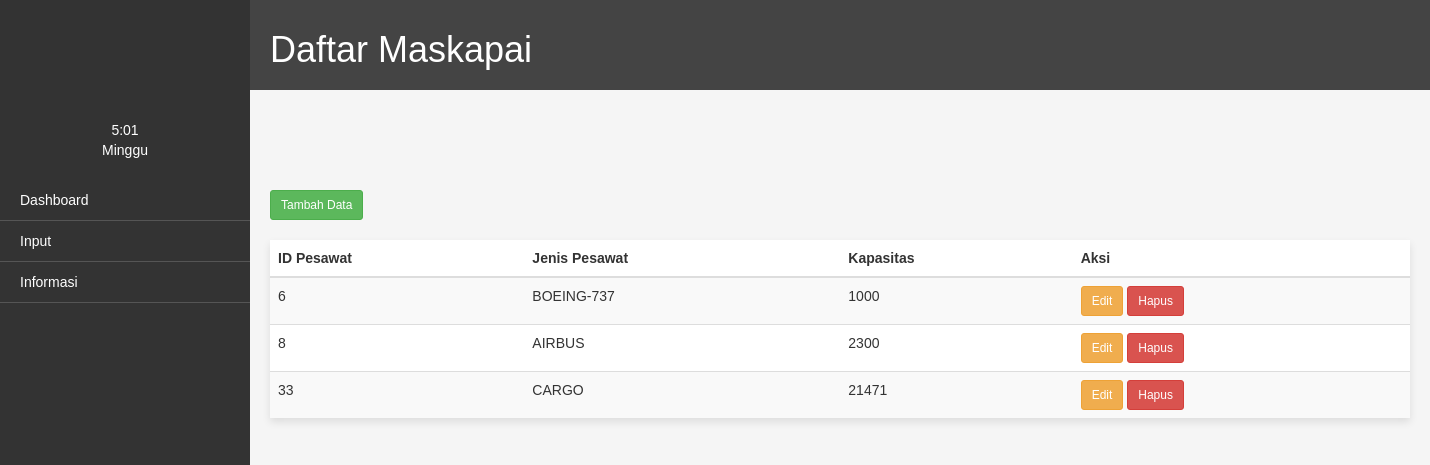
The app's page /index.php/pesawat_ctrl/daftar_pesawat with its own data.
### tables this page shows
CREATE TABLE `pesawat` (
  `id_pesawat` int(11) NOT NULL,
  `jenis_pesawat` varchar(50) DEFAULT NULL,
  `kapasitas` int(11) DEFAULT NULL
);

### application/controllers/pesawat_ctrl.php (called while the page is built, shortened)
<?php
class Pesawat_ctrl extends CI_Controller {
    public function __construct() {
        $this->load->model('Pesawat_model');
    }
    public function daftar_pesawat() {
        $data['namaAdmin'] = $this->session->userdata('nama_admin');
        $data['pesawat'] = $this->Pesawat_model->get_all_pesawat();
        $this->load->view('pesawat/pesawat', $data);
    }
}

### index.php (called while the page is built, shortened)
<?php
require_once BASEPATH.'core/CodeIgniter.php';

### application/models/pesawat_model.php (called while the page is built, shortened)
<?php
class Pesawat_model extends CI_Model {
    public function get_all_pesawat() {
        $query = $this->db->get('pesawat');
        return $query->result_array();
    }
}

### application/views/pesawat/pesawat.php (the view, shortened to what this page needs)
<!DOCTYPE html>
<html>
<head>
  <link rel="stylesheet" href="https://stackpath.bootstrapcdn.com/bootstrap/3.4.1/css/bootstrap.min.css">
</head>
<body>
  <div class="container-fluid">
    <div class="row">
      <div class="sidebar">
        <div class="beranda">
          <div style="color: #fff; text-align: center; padding-bottom: 20px;">
            <span id="current-time"></span>
            <div class="day" id="current-day"></div>
          </div>
          <ul>
            <li><a href="<?php echo base_url('/index.php/dashboard'); ?>">Dashboard</a></li>
            <li>
              <a href="">Input</a>
            <li>
              <a href="#">Informasi</a>
            </li>
</li>
          </ul>
        </div>
      </div>
      <div class="content">
        <div class="header">
          <h1>Daftar Maskapai</h1>
        </div>
        <div class="container">
        <a href="<?php echo base_url('index.php/pesawat_ctrl/input_pesawat'); ?>" class="btn btn-success btn-sm">Tambah Data</a> <br> <br>
          <div class="card">
            <table class="table table-striped">
              <thead>
                <tr>
                  <th>ID Pesawat</th>
                  <th>Jenis Pesawat</th>
                  <th>Kapasitas</th>
                  <th>Aksi</th>
                </tr>
              </thead>
              <tbody>
                <?php if (!empty($pesawat)) : ?>
                  <?php foreach ($pesawat as $row) : ?>
                    <tr>
                      <td><?php echo $row['id_pesawat']; ?></td>
                      <td><?php echo $row['jenis_pesawat']; ?></td>
                      <td><?php echo $row['kapasitas']; ?></td>
                      <td>
                        <a href="<?php echo base_url('index.php/Pesawat_ctrl/edit/' . $row['id_pesawat']); ?>" class="btn btn-warning btn-sm">Edit</a>
                        <a href="<?php echo base_url('index.php/Pesawat_ctrl/delete/' . $row['id_pesawat']); ?>" class="btn btn-danger btn-sm" onclick="return confirmDelete()">Hapus</a>
                      </td>
                    </tr>
                  <?php endforeach; ?>
                <?php else : ?>
                  <tr>
                    <td colspan="6">Tidak ada data pesawat</td>
                  </tr>
                <?php endif; ?>
              </tbody>
            </table>
          </div>
        </div>
</body>
</html>

### application/views/pesawat/pesawat.php (style rules this page uses)
body, html { margin: 0; padding: 0; font-family: Arial, sans-serif; background-color: whitesmoke; }
.container { padding-top: 100px; }
.sidebar { position: fixed; top: 0; left: 0; height: 100%; width: 250px; background-color: #333; color: #fff; padding-top: 20px; }
.sidebar ul { list-style: none; padding-left: 0; }
.sidebar ul li { padding: 10px 20px; border-bottom: 1px solid #555; }
.sidebar ul li a { color: #fff; text-decoration: none; }
.header { width: 100%; box-sizing: border-box; display: flex; justify-content: space-between; align-items: center; padding: 10px 20px; background-color: #444; color: #fff; }
.content { padding: 0px; margin-left: 250px; }
.card { width: 100%; border-radius: 0px; box-shadow: 0 4px 8px rgba(0, 0, 0, 0.1); transition: box-shadow 0.3s ease-in-out; background-color: #fff; }
.beranda { padding-top: 100px; }

### records on screen
pesawat: id_pesawat "6", jenis_pesawat "BOEING-737", kapasitas "1000"
pesawat: id_pesawat "8", jenis_pesawat "AIRBUS", kapasitas "2300"
pesawat: id_pesawat "33", jenis_pesawat "CARGO", kapasitas "21471"
